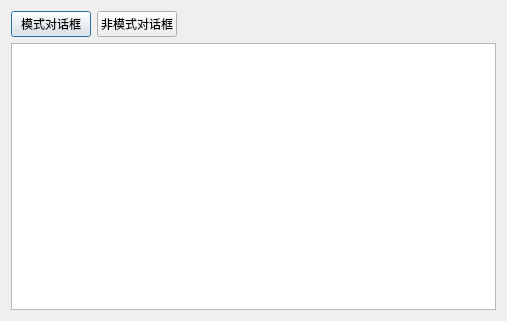
<?xml version="1.0" encoding="UTF-8"?>
<ui version="4.0">
 <class>NonModualDialogClass</class>
 <widget class="QDialog" name="NonModualDialogClass">
  <property name="geometry">
   <rect>
    <x>0</x>
    <y>0</y>
    <width>507</width>
    <height>321</height>
   </rect>
  </property>
  <property name="windowTitle">
   <string>模式与非模式对话框</string>
  </property>
  <layout class="QVBoxLayout" name="verticalLayout">
   <item>
    <layout class="QHBoxLayout" name="horizontalLayout">
     <item>
      <widget class="QPushButton" name="btnShow1">
       <property name="text">
        <string>模式对话框</string>
       </property>
      </widget>
     </item>
     <item>
      <widget class="QPushButton" name="btnShow2">
       <property name="text">
        <string>非模式对话框</string>
       </property>
      </widget>
     </item>
     <item>
      <spacer name="horizontalSpacer">
       <property name="orientation">
        <enum>Qt::Horizontal</enum>
       </property>
       <property name="sizeHint" stdset="0">
        <size>
         <width>40</width>
         <height>20</height>
        </size>
       </property>
      </spacer>
     </item>
    </layout>
   </item>
   <item>
    <widget class="QTextEdit" name="textEdit"/>
   </item>
  </layout>
 </widget>
 <layoutdefault spacing="6" margin="11"/>
 <resources>
  <include location="nonmodualdialog.qrc"/>
 </resources>
 <connections/>
</ui>
